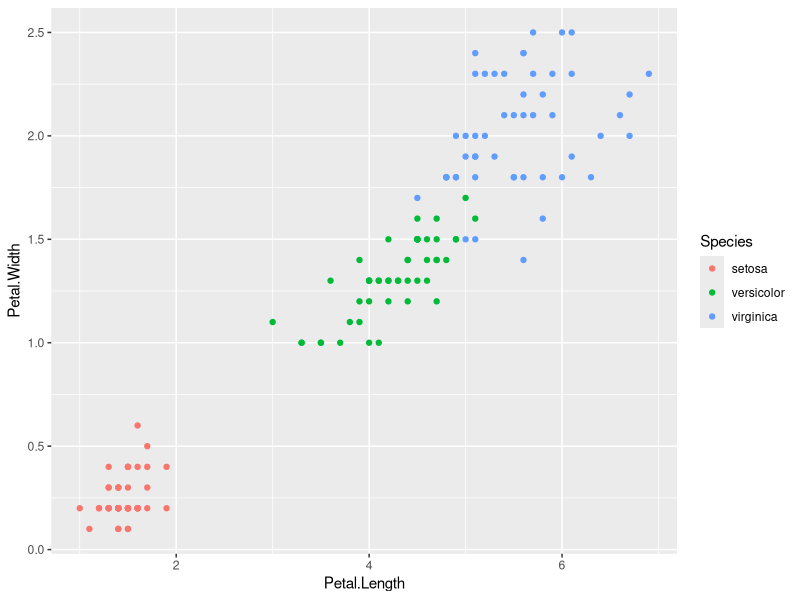
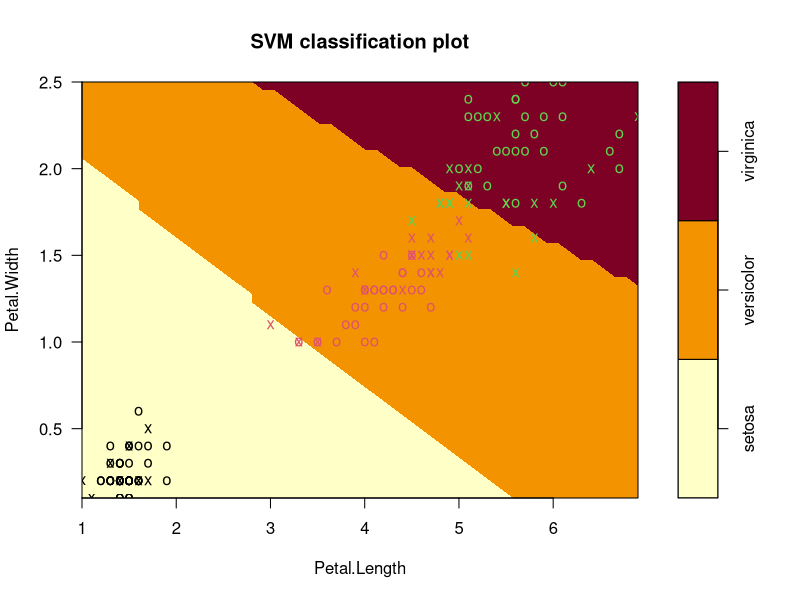

The R script that drew these images, in order:
setwd("C:/Users/DR-STRANG/Desktop/Aditya/R/SVM")
data(iris)
str(iris)
library(ggplot2)
qplot(Petal.Length,Petal.Width,data=iris,color = Species)
## Support vector Machine
library(e1071)
mymodel<- svm(Species~.,data=iris)
summary(mymodel)
plot(mymodel, data=iris, Petal.Width~Petal.Length,
     slice = list(Sepal.Width=3,Sepal.Length=4))


## Confusion Matrix and Misclassificatin rate
pred<- predict(mymodel, data= iris)
tab<-table(Predicted= pred, Actual = iris$Species)
1-sum(diag(tab))/sum(tab)
